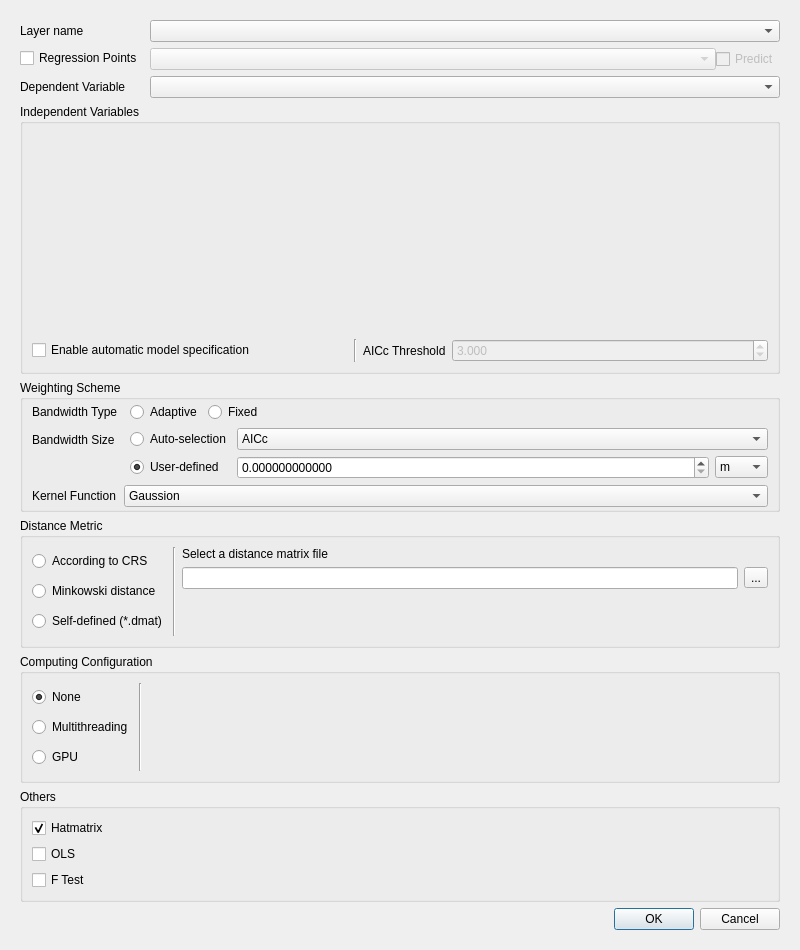
<?xml version="1.0" encoding="UTF-8"?>
<ui version="4.0">
 <class>GwmGWROptionsDialog</class>
 <widget class="QDialog" name="GwmGWROptionsDialog">
  <property name="geometry">
   <rect>
    <x>0</x>
    <y>0</y>
    <width>800</width>
    <height>950</height>
   </rect>
  </property>
  <property name="windowTitle">
   <string>GWR Configure</string>
  </property>
  <layout class="QVBoxLayout" name="verticalLayout_3">
   <item>
    <widget class="QScrollArea" name="scrollArea">
     <property name="sizePolicy">
      <sizepolicy hsizetype="Preferred" vsizetype="Preferred">
       <horstretch>0</horstretch>
       <verstretch>0</verstretch>
      </sizepolicy>
     </property>
     <property name="frameShape">
      <enum>QFrame::NoFrame</enum>
     </property>
     <property name="lineWidth">
      <number>0</number>
     </property>
     <property name="widgetResizable">
      <bool>true</bool>
     </property>
     <widget class="QWidget" name="scrollAreaWidgetContents">
      <property name="geometry">
       <rect>
        <x>0</x>
        <y>0</y>
        <width>700</width>
        <height>850</height>
       </rect>
      </property>
      <layout class="QVBoxLayout" name="verticalLayout_6" stretch="0,0,0,0,0,0,0">
       <item>
        <layout class="QFormLayout" name="formLayout_6">
         <property name="sizeConstraint">
          <enum>QLayout::SetNoConstraint</enum>
         </property>
         <property name="horizontalSpacing">
          <number>7</number>
         </property>
         <property name="rightMargin">
          <number>0</number>
         </property>
         <item row="0" column="0">
          <widget class="QLabel" name="label">
           <property name="sizePolicy">
            <sizepolicy hsizetype="Fixed" vsizetype="Preferred">
             <horstretch>0</horstretch>
             <verstretch>0</verstretch>
            </sizepolicy>
           </property>
           <property name="text">
            <string>Layer name</string>
           </property>
          </widget>
         </item>
         <item row="0" column="1">
          <widget class="QComboBox" name="mLayerComboBox"/>
         </item>
         <item row="1" column="0">
          <widget class="QCheckBox" name="ckbRegressionPoints">
           <property name="text">
            <string>Regression Points</string>
           </property>
          </widget>
         </item>
         <item row="1" column="1">
          <layout class="QHBoxLayout" name="horizontalLayout_8">
           <item>
            <widget class="QComboBox" name="cmbRegressionLayerSelect">
             <property name="enabled">
              <bool>false</bool>
             </property>
            </widget>
           </item>
           <item>
            <widget class="QCheckBox" name="ckbPredict">
             <property name="enabled">
              <bool>false</bool>
             </property>
             <property name="sizePolicy">
              <sizepolicy hsizetype="Fixed" vsizetype="Fixed">
               <horstretch>0</horstretch>
               <verstretch>0</verstretch>
              </sizepolicy>
             </property>
             <property name="text">
              <string>Predict</string>
             </property>
            </widget>
           </item>
          </layout>
         </item>
         <item row="2" column="0">
          <widget class="QLabel" name="label_12">
           <property name="text">
            <string>Dependent Variable</string>
           </property>
          </widget>
         </item>
         <item row="2" column="1">
          <widget class="QComboBox" name="mDepVarComboBox"/>
         </item>
        </layout>
       </item>
       <item>
        <widget class="QGroupBox" name="groupBox">
         <property name="sizePolicy">
          <sizepolicy hsizetype="Preferred" vsizetype="Expanding">
           <horstretch>0</horstretch>
           <verstretch>0</verstretch>
          </sizepolicy>
         </property>
         <property name="title">
          <string>Independent Variables</string>
         </property>
         <layout class="QVBoxLayout" name="verticalLayout_4" stretch="1,0">
          <property name="sizeConstraint">
           <enum>QLayout::SetNoConstraint</enum>
          </property>
          <item>
           <widget class="GwmIndepVarSelectorWidget" name="mIndepVarSelector" native="true">
            <property name="enabled">
             <bool>true</bool>
            </property>
            <property name="minimumSize">
             <size>
              <width>582</width>
              <height>200</height>
             </size>
            </property>
           </widget>
          </item>
          <item>
           <layout class="QHBoxLayout" name="horizontalLayout_7">
            <item>
             <widget class="QCheckBox" name="mVariableAutoSelectionCheck">
              <property name="text">
               <string>Enable automatic model specification</string>
              </property>
             </widget>
            </item>
            <item>
             <widget class="Line" name="line_3">
              <property name="orientation">
               <enum>Qt::Vertical</enum>
              </property>
             </widget>
            </item>
            <item>
             <widget class="QLabel" name="label_10">
              <property name="sizePolicy">
               <sizepolicy hsizetype="Fixed" vsizetype="Preferred">
                <horstretch>0</horstretch>
                <verstretch>0</verstretch>
               </sizepolicy>
              </property>
              <property name="text">
               <string>AICc Threshold</string>
              </property>
             </widget>
            </item>
            <item>
             <widget class="QDoubleSpinBox" name="mModelSelAICThreshold">
              <property name="enabled">
               <bool>false</bool>
              </property>
              <property name="decimals">
               <number>3</number>
              </property>
              <property name="value">
               <double>3.000000000000000</double>
              </property>
             </widget>
            </item>
           </layout>
          </item>
         </layout>
        </widget>
       </item>
       <item>
        <widget class="QGroupBox" name="groupBox_2">
         <property name="sizePolicy">
          <sizepolicy hsizetype="Preferred" vsizetype="Fixed">
           <horstretch>0</horstretch>
           <verstretch>0</verstretch>
          </sizepolicy>
         </property>
         <property name="title">
          <string>Weighting Scheme</string>
         </property>
         <layout class="QFormLayout" name="formLayout">
          <property name="sizeConstraint">
           <enum>QLayout::SetNoConstraint</enum>
          </property>
          <property name="horizontalSpacing">
           <number>6</number>
          </property>
          <property name="verticalSpacing">
           <number>6</number>
          </property>
          <property name="topMargin">
           <number>2</number>
          </property>
          <property name="bottomMargin">
           <number>2</number>
          </property>
          <item row="0" column="0">
           <widget class="QLabel" name="label_2">
            <property name="text">
             <string>Bandwidth Type</string>
            </property>
           </widget>
          </item>
          <item row="0" column="1">
           <layout class="QHBoxLayout" name="horizontalLayout_6">
            <property name="leftMargin">
             <number>6</number>
            </property>
            <item>
             <widget class="QRadioButton" name="mBwTypeAdaptiveRadio">
              <property name="sizePolicy">
               <sizepolicy hsizetype="Fixed" vsizetype="Fixed">
                <horstretch>0</horstretch>
                <verstretch>0</verstretch>
               </sizepolicy>
              </property>
              <property name="text">
               <string>Adaptive</string>
              </property>
              <property name="checked">
               <bool>true</bool>
              </property>
             </widget>
            </item>
            <item>
             <widget class="QRadioButton" name="mBwTypeFixedRadio">
              <property name="sizePolicy">
               <sizepolicy hsizetype="Fixed" vsizetype="Fixed">
                <horstretch>0</horstretch>
                <verstretch>0</verstretch>
               </sizepolicy>
              </property>
              <property name="text">
               <string>Fixed</string>
              </property>
             </widget>
            </item>
            <item>
             <spacer name="horizontalSpacer">
              <property name="orientation">
               <enum>Qt::Horizontal</enum>
              </property>
              <property name="sizeHint" stdset="0">
               <size>
                <width>40</width>
                <height>20</height>
               </size>
              </property>
             </spacer>
            </item>
           </layout>
          </item>
          <item row="1" column="0">
           <widget class="QLabel" name="label_3">
            <property name="sizePolicy">
             <sizepolicy hsizetype="Preferred" vsizetype="Preferred">
              <horstretch>0</horstretch>
              <verstretch>0</verstretch>
             </sizepolicy>
            </property>
            <property name="text">
             <string>Bandwidth Size</string>
            </property>
            <property name="alignment">
             <set>Qt::AlignLeading|Qt::AlignLeft|Qt::AlignVCenter</set>
            </property>
           </widget>
          </item>
          <item row="1" column="1">
           <layout class="QGridLayout" name="gridLayout_4">
            <property name="leftMargin">
             <number>6</number>
            </property>
            <item row="1" column="0">
             <widget class="QRadioButton" name="mBwSizeCustomizeRadio">
              <property name="sizePolicy">
               <sizepolicy hsizetype="Fixed" vsizetype="Fixed">
                <horstretch>0</horstretch>
                <verstretch>0</verstretch>
               </sizepolicy>
              </property>
              <property name="text">
               <string>User-defined</string>
              </property>
              <property name="checked">
               <bool>true</bool>
              </property>
             </widget>
            </item>
            <item row="1" column="1">
             <widget class="QStackedWidget" name="mBwSizeSettingStack">
              <property name="currentIndex">
               <number>1</number>
              </property>
              <widget class="QWidget" name="page_4">
               <layout class="QHBoxLayout" name="horizontalLayout">
                <property name="leftMargin">
                 <number>0</number>
                </property>
                <property name="topMargin">
                 <number>0</number>
                </property>
                <property name="rightMargin">
                 <number>0</number>
                </property>
                <property name="bottomMargin">
                 <number>0</number>
                </property>
                <item>
                 <widget class="QSpinBox" name="mBwSizeAdaptiveSize"/>
                </item>
                <item>
                 <widget class="QComboBox" name="mBwSizeAdaptiveUnit">
                  <property name="sizePolicy">
                   <sizepolicy hsizetype="Fixed" vsizetype="Fixed">
                    <horstretch>0</horstretch>
                    <verstretch>0</verstretch>
                   </sizepolicy>
                  </property>
                  <item>
                   <property name="text">
                    <string>x1</string>
                   </property>
                  </item>
                  <item>
                   <property name="text">
                    <string>x10</string>
                   </property>
                  </item>
                  <item>
                   <property name="text">
                    <string>x100</string>
                   </property>
                  </item>
                  <item>
                   <property name="text">
                    <string>x1000</string>
                   </property>
                  </item>
                 </widget>
                </item>
               </layout>
              </widget>
              <widget class="QWidget" name="page_5">
               <layout class="QHBoxLayout" name="horizontalLayout_4">
                <property name="leftMargin">
                 <number>0</number>
                </property>
                <property name="topMargin">
                 <number>0</number>
                </property>
                <property name="rightMargin">
                 <number>0</number>
                </property>
                <property name="bottomMargin">
                 <number>0</number>
                </property>
                <item>
                 <widget class="QDoubleSpinBox" name="mBwSizeFixedSize">
                  <property name="decimals">
                   <number>12</number>
                  </property>
                 </widget>
                </item>
                <item>
                 <widget class="QComboBox" name="mBwSizeFixedUnit">
                  <property name="sizePolicy">
                   <sizepolicy hsizetype="Fixed" vsizetype="Fixed">
                    <horstretch>0</horstretch>
                    <verstretch>0</verstretch>
                   </sizepolicy>
                  </property>
                  <item>
                   <property name="text">
                    <string>m</string>
                   </property>
                  </item>
                  <item>
                   <property name="text">
                    <string>km</string>
                   </property>
                  </item>
                  <item>
                   <property name="text">
                    <string>mile</string>
                   </property>
                  </item>
                 </widget>
                </item>
               </layout>
              </widget>
             </widget>
            </item>
            <item row="0" column="0">
             <widget class="QRadioButton" name="mBwSizeAutomaticRadio">
              <property name="sizePolicy">
               <sizepolicy hsizetype="Preferred" vsizetype="Fixed">
                <horstretch>0</horstretch>
                <verstretch>0</verstretch>
               </sizepolicy>
              </property>
              <property name="text">
               <string>Auto-selection</string>
              </property>
              <property name="checked">
               <bool>false</bool>
              </property>
             </widget>
            </item>
            <item row="0" column="1">
             <widget class="QComboBox" name="mBwSizeAutomaticApprochCombo">
              <property name="currentIndex">
               <number>1</number>
              </property>
              <item>
               <property name="text">
                <string>CV</string>
               </property>
              </item>
              <item>
               <property name="text">
                <string>AICc</string>
               </property>
              </item>
             </widget>
            </item>
           </layout>
          </item>
          <item row="2" column="0">
           <widget class="QLabel" name="label_13">
            <property name="text">
             <string>Kernel Function</string>
            </property>
           </widget>
          </item>
          <item row="2" column="1">
           <widget class="QComboBox" name="mBwKernelFunctionCombo">
            <item>
             <property name="text">
              <string>Gaussion</string>
             </property>
            </item>
            <item>
             <property name="text">
              <string>Exponential</string>
             </property>
            </item>
            <item>
             <property name="text">
              <string>Bisquare</string>
             </property>
            </item>
            <item>
             <property name="text">
              <string>Tricube</string>
             </property>
            </item>
            <item>
             <property name="text">
              <string>Boxcar</string>
             </property>
            </item>
           </widget>
          </item>
         </layout>
        </widget>
       </item>
       <item>
        <widget class="QGroupBox" name="groupBox_3">
         <property name="sizePolicy">
          <sizepolicy hsizetype="Preferred" vsizetype="Preferred">
           <horstretch>0</horstretch>
           <verstretch>0</verstretch>
          </sizepolicy>
         </property>
         <property name="title">
          <string>Distance Metric</string>
         </property>
         <layout class="QHBoxLayout" name="horizontalLayout_2">
          <item>
           <layout class="QVBoxLayout" name="verticalLayout_2">
            <item>
             <widget class="QRadioButton" name="mDistTypeCRSRadio">
              <property name="text">
               <string>According to CRS</string>
              </property>
             </widget>
            </item>
            <item>
             <widget class="QRadioButton" name="mDistTypeMinkowskiRadio">
              <property name="text">
               <string>Minkowski distance</string>
              </property>
             </widget>
            </item>
            <item>
             <widget class="QRadioButton" name="mDistTypeDmatRadio">
              <property name="text">
               <string>Self-defined (*.dmat)</string>
              </property>
             </widget>
            </item>
           </layout>
          </item>
          <item>
           <widget class="Line" name="line">
            <property name="orientation">
             <enum>Qt::Vertical</enum>
            </property>
           </widget>
          </item>
          <item>
           <widget class="QStackedWidget" name="mDistParamSettingStack">
            <property name="currentIndex">
             <number>2</number>
            </property>
            <widget class="QWidget" name="mCRSDistPage"/>
            <widget class="QWidget" name="mMinkowskiDistPage">
             <layout class="QFormLayout" name="formLayout_2">
              <property name="leftMargin">
               <number>0</number>
              </property>
              <property name="topMargin">
               <number>0</number>
              </property>
              <property name="rightMargin">
               <number>0</number>
              </property>
              <property name="bottomMargin">
               <number>0</number>
              </property>
              <item row="0" column="0">
               <widget class="QLabel" name="label_4">
                <property name="sizePolicy">
                 <sizepolicy hsizetype="Preferred" vsizetype="Preferred">
                  <horstretch>0</horstretch>
                  <verstretch>0</verstretch>
                 </sizepolicy>
                </property>
                <property name="text">
                 <string>Rotation parameter</string>
                </property>
                <property name="alignment">
                 <set>Qt::AlignLeading|Qt::AlignLeft|Qt::AlignVCenter</set>
                </property>
               </widget>
              </item>
              <item row="0" column="1">
               <layout class="QFormLayout" name="formLayout_5">
                <property name="horizontalSpacing">
                 <number>6</number>
                </property>
                <property name="verticalSpacing">
                 <number>2</number>
                </property>
                <item row="0" column="0">
                 <widget class="QLabel" name="label_5">
                  <property name="text">
                   <string>theta</string>
                  </property>
                 </widget>
                </item>
                <item row="1" column="0">
                 <widget class="QLabel" name="label_6">
                  <property name="text">
                   <string>p</string>
                  </property>
                 </widget>
                </item>
                <item row="0" column="1">
                 <widget class="QDoubleSpinBox" name="mThetaValue"/>
                </item>
                <item row="1" column="1">
                 <widget class="QDoubleSpinBox" name="mPValue">
                  <property name="minimum">
                   <double>-1.000000000000000</double>
                  </property>
                 </widget>
                </item>
               </layout>
              </item>
             </layout>
            </widget>
            <widget class="QWidget" name="mDistMatrixDistPage">
             <layout class="QGridLayout" name="gridLayout">
              <property name="leftMargin">
               <number>0</number>
              </property>
              <property name="topMargin">
               <number>0</number>
              </property>
              <property name="rightMargin">
               <number>0</number>
              </property>
              <property name="bottomMargin">
               <number>0</number>
              </property>
              <item row="1" column="0">
               <widget class="QLineEdit" name="mDistMatrixFileNameEdit"/>
              </item>
              <item row="1" column="1">
               <widget class="QToolButton" name="mDistMatrixFileOpenBtn">
                <property name="text">
                 <string>...</string>
                </property>
               </widget>
              </item>
              <item row="0" column="0">
               <widget class="QLabel" name="label_14">
                <property name="text">
                 <string>Select a distance matrix file</string>
                </property>
               </widget>
              </item>
              <item row="2" column="0">
               <spacer name="verticalSpacer">
                <property name="orientation">
                 <enum>Qt::Vertical</enum>
                </property>
                <property name="sizeHint" stdset="0">
                 <size>
                  <width>20</width>
                  <height>5</height>
                 </size>
                </property>
               </spacer>
              </item>
             </layout>
            </widget>
           </widget>
          </item>
         </layout>
        </widget>
       </item>
       <item>
        <widget class="QGroupBox" name="mCalcParallelGroup">
         <property name="sizePolicy">
          <sizepolicy hsizetype="Preferred" vsizetype="Preferred">
           <horstretch>0</horstretch>
           <verstretch>0</verstretch>
          </sizepolicy>
         </property>
         <property name="title">
          <string>Computing Configuration</string>
         </property>
         <layout class="QHBoxLayout" name="horizontalLayout_3">
          <item>
           <layout class="QVBoxLayout" name="verticalLayout_5">
            <item>
             <widget class="QRadioButton" name="mCalcParallelNoneRadio">
              <property name="sizePolicy">
               <sizepolicy hsizetype="Fixed" vsizetype="Fixed">
                <horstretch>0</horstretch>
                <verstretch>0</verstretch>
               </sizepolicy>
              </property>
              <property name="text">
               <string>None</string>
              </property>
              <property name="checked">
               <bool>true</bool>
              </property>
             </widget>
            </item>
            <item>
             <widget class="QRadioButton" name="mCalcParallelMultithreadRadio">
              <property name="sizePolicy">
               <sizepolicy hsizetype="Fixed" vsizetype="Fixed">
                <horstretch>0</horstretch>
                <verstretch>0</verstretch>
               </sizepolicy>
              </property>
              <property name="text">
               <string>Multithreading</string>
              </property>
             </widget>
            </item>
            <item>
             <widget class="QRadioButton" name="mCalcParallelGPURadio">
              <property name="sizePolicy">
               <sizepolicy hsizetype="Fixed" vsizetype="Fixed">
                <horstretch>0</horstretch>
                <verstretch>0</verstretch>
               </sizepolicy>
              </property>
              <property name="text">
               <string>GPU</string>
              </property>
             </widget>
            </item>
           </layout>
          </item>
          <item>
           <widget class="Line" name="line_2">
            <property name="orientation">
             <enum>Qt::Vertical</enum>
            </property>
           </widget>
          </item>
          <item>
           <widget class="QStackedWidget" name="stackedWidget">
            <property name="currentIndex">
             <number>0</number>
            </property>
            <widget class="QWidget" name="page">
             <layout class="QVBoxLayout" name="verticalLayout">
              <property name="topMargin">
               <number>0</number>
              </property>
              <property name="bottomMargin">
               <number>0</number>
              </property>
             </layout>
            </widget>
            <widget class="QWidget" name="page_3">
             <layout class="QFormLayout" name="formLayout_3">
              <property name="leftMargin">
               <number>9</number>
              </property>
              <property name="topMargin">
               <number>0</number>
              </property>
              <property name="rightMargin">
               <number>9</number>
              </property>
              <property name="bottomMargin">
               <number>0</number>
              </property>
              <item row="0" column="0">
               <widget class="QLabel" name="label_9">
                <property name="text">
                 <string>Threads</string>
                </property>
               </widget>
              </item>
              <item row="0" column="1">
               <widget class="QSpinBox" name="mThreadNum">
                <property name="maximum">
                 <number>8</number>
                </property>
               </widget>
              </item>
             </layout>
            </widget>
            <widget class="QWidget" name="page_2">
             <layout class="QFormLayout" name="formLayout_4">
              <property name="topMargin">
               <number>0</number>
              </property>
              <property name="bottomMargin">
               <number>0</number>
              </property>
              <item row="0" column="0">
               <widget class="QLabel" name="label_8">
                <property name="text">
                 <string>Batch Size</string>
                </property>
               </widget>
              </item>
              <item row="0" column="1">
               <widget class="QSpinBox" name="mSampleGroupSize">
                <property name="maximum">
                 <number>4096</number>
                </property>
                <property name="value">
                 <number>64</number>
                </property>
               </widget>
              </item>
              <item row="1" column="0">
               <widget class="QLabel" name="label_11">
                <property name="text">
                 <string>GPU</string>
                </property>
               </widget>
              </item>
              <item row="1" column="1">
               <widget class="QComboBox" name="mGPUSelection"/>
              </item>
             </layout>
            </widget>
           </widget>
          </item>
         </layout>
        </widget>
       </item>
       <item>
        <widget class="QGroupBox" name="groupBox_4">
         <property name="sizePolicy">
          <sizepolicy hsizetype="Preferred" vsizetype="Preferred">
           <horstretch>0</horstretch>
           <verstretch>0</verstretch>
          </sizepolicy>
         </property>
         <property name="title">
          <string>Others</string>
         </property>
         <layout class="QFormLayout" name="formLayout_7">
          <item row="2" column="0">
           <widget class="QCheckBox" name="cbxFTest">
            <property name="text">
             <string>F Test</string>
            </property>
           </widget>
          </item>
          <item row="0" column="0">
           <widget class="QCheckBox" name="cbxHatmatrix">
            <property name="text">
             <string>Hatmatrix</string>
            </property>
            <property name="checked">
             <bool>true</bool>
            </property>
           </widget>
          </item>
          <item row="1" column="0">
           <widget class="QCheckBox" name="cbxOLS">
            <property name="text">
             <string>OLS</string>
            </property>
           </widget>
          </item>
         </layout>
        </widget>
       </item>
       <item>
        <layout class="QHBoxLayout" name="horizontalLayout_5">
         <item>
          <widget class="QLabel" name="mCheckMessage">
           <property name="sizePolicy">
            <sizepolicy hsizetype="Expanding" vsizetype="Preferred">
             <horstretch>0</horstretch>
             <verstretch>0</verstretch>
            </sizepolicy>
           </property>
           <property name="text">
            <string/>
           </property>
          </widget>
         </item>
         <item>
          <widget class="QDialogButtonBox" name="btbOkCancle">
           <property name="sizePolicy">
            <sizepolicy hsizetype="Fixed" vsizetype="Fixed">
             <horstretch>0</horstretch>
             <verstretch>0</verstretch>
            </sizepolicy>
           </property>
           <property name="orientation">
            <enum>Qt::Horizontal</enum>
           </property>
           <property name="standardButtons">
            <set>QDialogButtonBox::Cancel|QDialogButtonBox::Ok</set>
           </property>
          </widget>
         </item>
        </layout>
       </item>
      </layout>
     </widget>
    </widget>
   </item>
  </layout>
 </widget>
 <customwidgets>
  <customwidget>
   <class>GwmIndepVarSelectorWidget</class>
   <extends>QWidget</extends>
   <header>gwmindepvarselectorwidget.h</header>
   <container>1</container>
  </customwidget>
 </customwidgets>
 <resources/>
 <connections>
  <connection>
   <sender>btbOkCancle</sender>
   <signal>rejected()</signal>
   <receiver>GwmGWROptionsDialog</receiver>
   <slot>reject()</slot>
   <hints>
    <hint type="sourcelabel">
     <x>316</x>
     <y>260</y>
    </hint>
    <hint type="destinationlabel">
     <x>286</x>
     <y>274</y>
    </hint>
   </hints>
  </connection>
  <connection>
   <sender>btbOkCancle</sender>
   <signal>accepted()</signal>
   <receiver>GwmGWROptionsDialog</receiver>
   <slot>accept()</slot>
   <hints>
    <hint type="sourcelabel">
     <x>248</x>
     <y>254</y>
    </hint>
    <hint type="destinationlabel">
     <x>157</x>
     <y>274</y>
    </hint>
   </hints>
  </connection>
 </connections>
</ui>
